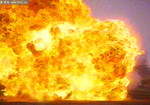
//> input picture 火焰检测/FireDetection/image1.jpg, 150 x 105 px
$ ./HSVHistogram   (built with g++ and OpenCV 4)
//> lines starting //> are read from the running program, lines starting //| are printed output that depends on the picture
//#include "stdafx.h"
/*计算hsv图像的直方图*/
#include <iostream>
#include "opencv2/core/core.hpp"
#include "opencv2/imgproc/imgproc.hpp"
#include "opencv2/highgui/highgui.hpp"
#include <opencv2\imgproc\types_c.h>

using namespace std;
using namespace cv;

class CalcHistogram
{
private:
	int histSize[3];         //直方图项的数量
	float hranges[2];        //h通道像素的最小和最大值
	float sranges[2];        //s通道像素的最小和最大值
	float vranges[2];        //v通道像素的最小和最大值
	const float* ranges[3];  //各通道的范围
	int channels[3];         //三个通道
	int dims;                //直方图的维数

public:
	CalcHistogram(int hbins = 30, int sbins = 32, int vbins = 32)
	{
		histSize[0] = hbins;
		histSize[1] = sbins;
		histSize[2] = vbins;
		hranges[0] = 0; hranges[1] = 180;
		sranges[0] = 0; sranges[1] = 256;
		vranges[0] = 0; vranges[1] = 256;
		ranges[0] = hranges;
		ranges[1] = sranges;
		ranges[2] = vranges;
		channels[0] = 0;
		channels[1] = 1;
		channels[2] = 2;
		dims = 3;
	}

	Mat getHistogram(const Mat& image);
	void getHistogramImage(const Mat& image);
};

Mat CalcHistogram::getHistogram(const Mat& image)
{
	Mat hist;
	calcHist(&image,  //导入Mat类数组
		1,            //与image一起的，1说明只有一张图
		channels,     //const* channels
		Mat(),        //Mat()：构造函数，此处为掩模作用，掩模多用来对图像进行裁剪
		hist,         //输出直方图数组，dims维
		dims,         //确定维度，HSV三个特征，取三维
		histSize,     //用于指出直方图数组每一维的大小的数组，即指出每一维的bin的个数的数组
		ranges,       //
		true,      //直方图每一维的histSize是均匀的
		false
	);

	return hist;
}

void CalcHistogram::getHistogramImage(const Mat& image)
{
	Mat hist = getHistogram(image);
	int scale = 4;
	int hbins = histSize[0];
	int sbins = histSize[1];
	int vbins = histSize[2];
	float* hist_sta = new float[sbins];
	float* hist_val = new float[vbins];
	float* hist_hue = new float[hbins];
	memset(hist_val, 0, vbins * sizeof(float)); //将hist_val初始化为0
	// memset函数的原型是 extern void *memset(void *buffer, int c, int count)；
	// buffer 是指针或者数组，void是要初始化的首内存的首地址；a是要初始化的变为的数据，count是buffer的长度，即大小
	// 作用：清空数组buffer
	memset(hist_sta, 0, sbins * sizeof(float));
	memset(hist_hue, 0, hbins * sizeof(float));

	for (int s = 0; s < sbins; s++)
	{
		for (int v = 0; v < vbins; v++)
		{
			for (int h = 0; h < hbins; h++)
			{
				float binVal = hist.at<float>(h, s, v);
				hist_hue[h] += binVal;
				hist_val[v] += binVal;
				hist_sta[s] += binVal;
			}
		}
	}

	double max_sta = 0, max_val = 0, max_hue = 0;
	for (int i = 0; i < sbins; ++i)
	{
		if (hist_sta[i] > max_sta)
			max_sta = hist_sta[i];
	}
	for (int i = 0; i < vbins; ++i)
	{
		if (hist_val[i] > max_val)
			max_val = hist_val[i];
	}
	for (int i = 0; i < hbins; ++i)
	{
		if (hist_hue[i] > max_hue)
			max_hue = hist_hue[i];
	}

	Mat sta_img = Mat::zeros(240, sbins * scale + 20, CV_8UC3);
	Mat val_img = Mat::zeros(240, vbins * scale + 20, CV_8UC3);
	Mat hue_img = Mat::zeros(240, hbins * scale + 20, CV_8UC3);

	for (int i = 0; i < sbins; ++i)
	{
		//cvRound(double value):返回最接近的整数——四舍五入
		int intensity = cvRound(hist_sta[i] * (sta_img.rows - 10) / max_sta);
		rectangle(sta_img, Point(i * scale + 10, sta_img.rows - intensity), Point((i + 1) * scale - 1 + 10, sta_img.rows - 1), Scalar(0, 255, 0), 1);
	}
	for (int i = 0; i < vbins; ++i)
	{
		int intensity = cvRound(hist_val[i] * (val_img.rows - 10) / max_val);
		rectangle(val_img, Point(i * scale + 10, val_img.rows - intensity), Point((i + 1) * scale - 1 + 10, val_img.rows - 1), Scalar(0, 0, 255), 1);
	}
	for (int i = 0; i < hbins; ++i)
	{
		int intensity = cvRound(hist_hue[i] * (hue_img.rows - 10) / max_hue);
		rectangle(hue_img, Point(i * scale + 10, hue_img.rows - intensity), Point((i + 1) * scale - 1 + 10, hue_img.rows - 1), Scalar(255, 0, 0), 1);
	}

	imshow("Shist", sta_img);
	imshow("Vhist", val_img);
	imshow("Hhist", hue_img);

	delete[] hist_sta;
	delete[] hist_val;
	delete[] hist_hue;
}

int main()
{
	Mat src = imread("E:\\学习资料\\研一下\\视频图像处理_茅\\homework_NeedHandIn\\火焰检测\\image1.jpg"), hsv;
//> src is the input picture: 105 rows x 150 cols, CV_8UC3; mean B, G, R 49, 167.3, 225.7
	if (!src.data)
	{
		cout << "error, the image is not built!" << endl;
		return -1;
	}
	cvtColor(src, hsv, CV_BGR2HSV);
//> hsv: 105 rows x 150 cols, CV_8UC3; mean H, S, V 35.2, 197.4, 225.8
	imshow("src", src);
	imshow("hsv", hsv);
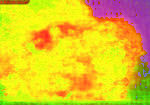
//> window 'hsv': 105 rows x 150 cols, CV_8UC3; mean B, G, R 35.2, 197.4, 225.8
	CalcHistogram h;
	h.getHistogram(hsv);
	h.getHistogramImage(hsv);
//> the loop in getHistogramImage, `for (int i = 0; i < sbins; ++i)` made 32 passes
//> max_sta on passes 5, 6, 7, 8, 28, 29, 30, 31, 32: 7, 41, 375, 655, 780, 851, 1130, 1936, 3963
//> after the loop in getHistogramImage, `for (int i = 0; i < sbins; ++i)`: max_sta = 3963
//> the loop in getHistogramImage, `for (int i = 0; i < vbins; ++i)` made 32 passes
//> max_val on passes 8, 9, 10, 11, 12, 16, 19, 20, 21, 28, 29, 30: 3, 14, 63, 107, 125, 140, 218, 304, 388, 451, 645, 1070
//> after the loop in getHistogramImage, `for (int i = 0; i < vbins; ++i)`: max_val = 7371
//> the loop in getHistogramImage, `for (int i = 0; i < hbins; ++i)` made 30 passes
//> max_hue on passes 1 to 4: 422, 1092, 2576, 5187
//> after the loop in getHistogramImage, `for (int i = 0; i < hbins; ++i)`: max_hue = 5187
//> the loop in getHistogramImage, `for (int i = 0; i < sbins; ++i)` made 32 passes
//> intensity on passes 1 to 12: 0, 0, 0, 0, 0, 2, 22, 38, 18, 11, 10, 10
//> after the loop in getHistogramImage, `for (int i = 0; i < sbins; ++i)`:
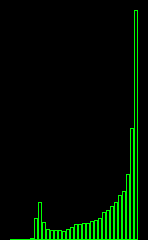
//> sta_img: 240 rows x 148 cols, CV_8UC3; mean B, G, R 0, 14, 0
//> the loop in getHistogramImage, `for (int i = 0; i < vbins; ++i)` made 32 passes
//> after the loop in getHistogramImage, `for (int i = 0; i < vbins; ++i)`:
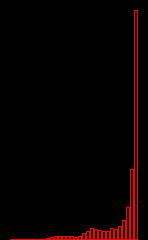
//> val_img: 240 rows x 148 cols, CV_8UC3; mean B, G, R 0, 0, 8
//> the loop in getHistogramImage, `for (int i = 0; i < hbins; ++i)` made 30 passes
//> intensity on passes 1 to 12: 19, 48, 114, 230, 196, 20, 0, 0, 0, 0, 0, 0
//> after the loop in getHistogramImage, `for (int i = 0; i < hbins; ++i)`:
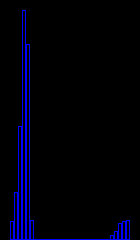
//> hue_img: 240 rows x 140 cols, CV_8UC3; mean B, G, R 11.5, 0, 0
	waitKey();
	return 0;
}
